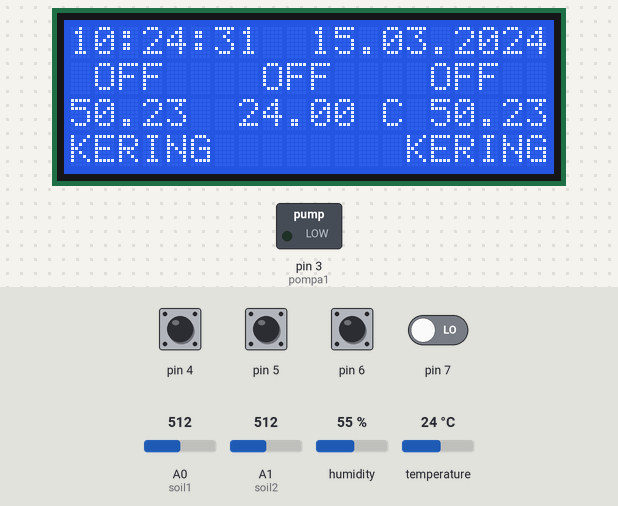
Simulated run of this sketch. Board: Arduino Uno, built with avr-gcc and run on an emulated ATmega328P. On the bench: 20×4 character LCD, switched loads named in the sketch (green lamp = pin HIGH). The test bench sets the inputs (shaded band); at power-on: pin 4–6 HIGH, pin 7 LOW, A0 (soil1) = 512, A1 (soil2) = 512, humidity 55 %, temperature 24 °C. The local clock reads 2024-03-15 10:24:30 at power-on unless the sketch sets it; what the sketch prints to the serial monitor is not drawn.

Above: at 1.3 s.
1.4 s: pin 4 pulled LOW for 0.7 s
At 2.3 s:
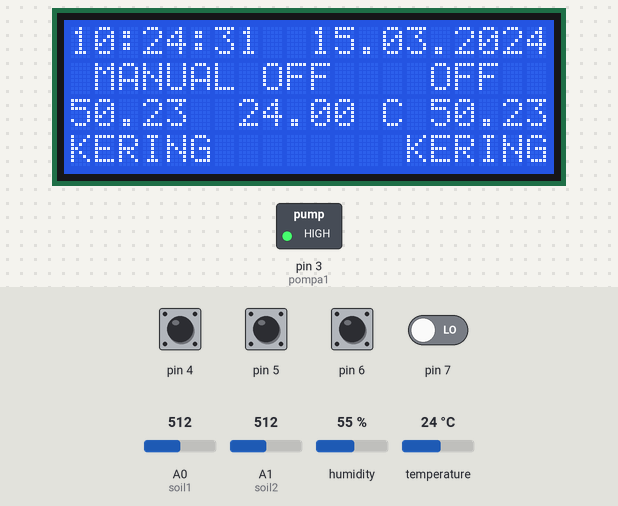
4.5 s: pin 5 pulled LOW for 0.7 s
At 5.2 s:
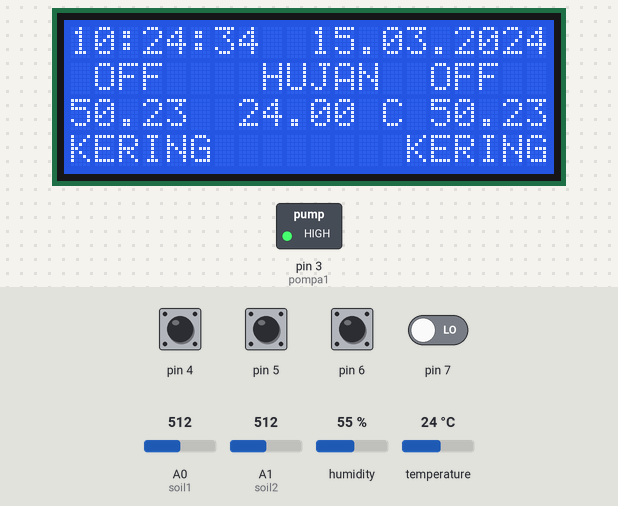
6.8 s: pin 6 pulled LOW for 0.7 s
At 7.6 s:
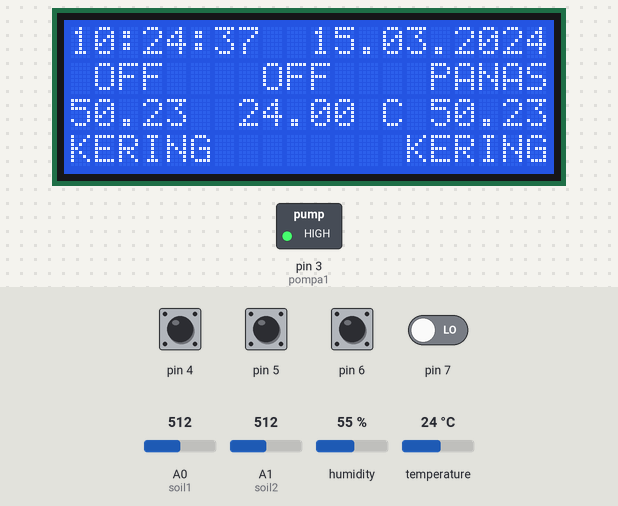
9.0 s: A0 (soil1) set to 90
At 10.9 s:
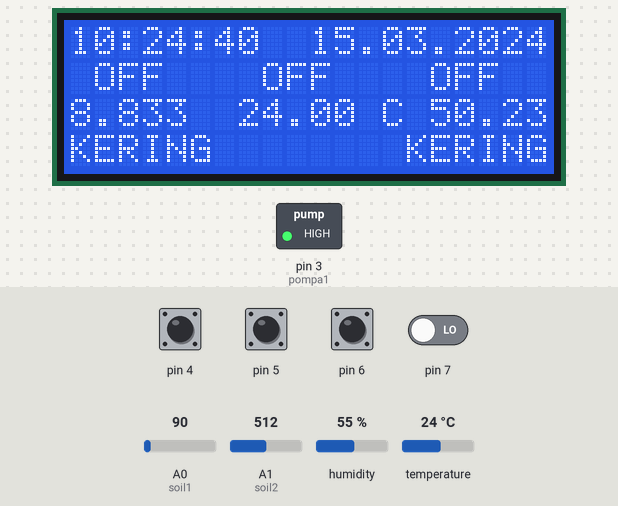
11.5 s: A0 (soil1) set to 77
At 14.7 s:
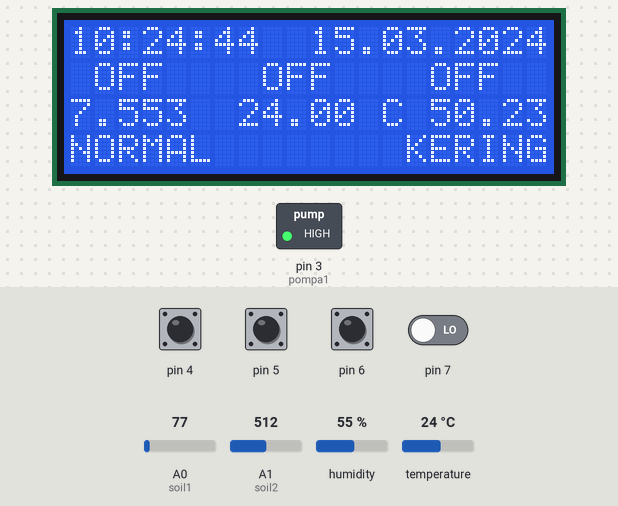
16.7 s: A1 (soil2) set to 89
At 19.1 s:
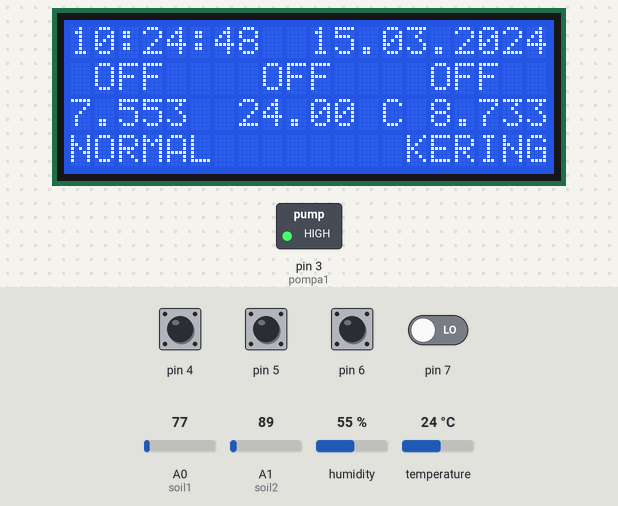
19.6 s: A1 (soil2) set to 75
Timing chart, 0 to 22.6 s (numbered marks = the images above; inputs shaded):
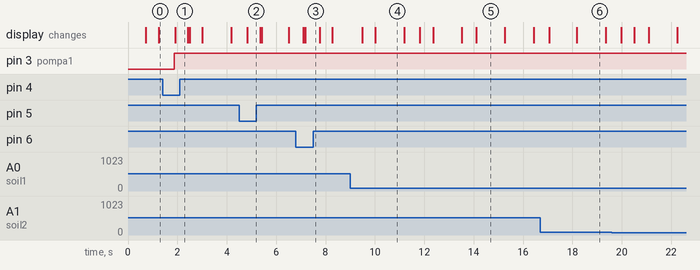

The sketch:

Simulasi1.ino
```cpp
/*
 * BISMILLAH PROGRAM MONITORING JAMUR IOT
/* Serial ESP to Arduino on:
   https://create.arduino.cc/projecthub/nidhi17agarwal/uart-communication-between-arduino-uno-and-esp32-1170d5
   Shcematic in web, using voltage divider for TX of Arduino, ground connected to both GND.
   Using generic code like other, just need to code the ESP using Arduino IDE, tutorial in link:
   https://www.electronicshub.org/esp32-arduino-ide/#:~:text=Type%20the%20code%20in%20Arduino,can%20see%20the%20LED%20Blinking.
*/
#include <Wire.h>
#include <LiquidCrystal_I2C.h>
LiquidCrystal_I2C lcd(0x27, 20, 4); // set the LCD address to 0x27 for a 16 chars and 2 line display
// Arduino Mega:
// DS3231:  SDA pin   -> Arduino Digital 20 (SDA) or the dedicated SDA pin
//          SCL pin   -> Arduino Digital 21 (SCL) or the dedicated SCL pin
#include <DS3231.h>
DS3231  rtc(SDA, SCL);
Time tt;
#include <Adafruit_Sensor.h>
#include <DHT.h>
#include "DHT.h"
#include <DHT_U.h>
#define pompa1  3 //Relay untuk Pompa

#define soil1  A0 // Pin Soil Humadity Sensor
#define soil2  A1 // Pin Soil Humadity Sensor


#define DHTPIN    2  // Pin digital DHT22
#define DHTTYPE   DHT22     // DHT 22 (AM2302)

DHT dht(DHTPIN, DHTTYPE);

uint32_t delayMS;

float soil1Val = 0;
float soil2Val = 0;
float h;
float t;
float f;
int encoder0Pos = 0;
int encoder0PinALast = LOW;
int nRE = LOW;
int nilaibutton1;
int nilaibutton2;
int nilaibutton3;
int nilaibutton4;

//jadwal penyemprotan, H0,M0,S0 hanya untuk uji coba
int H0 = 12;
int M0 = 0;
int S0 = 10;
int H1 = 7;
int M1 = 0;
int S1 = 0;
int H2 = 14;
int M2 = 0;
int S2 = 0;
int H3 = 17;
int M3 = 0;
int S3 = 0;

char P1[] = "07:00";
char P2[] = "14:00";
char P3[] = "17:00";

//Initial Alarm
int Am0 = 0;
int Am1 = 0;
int Am2 = 0;
int Am3 = 0;
int dlyB = 0;

void setup() {
  pinMode(pompa1, OUTPUT);
  pinMode(6, INPUT_PULLUP);
  pinMode(5, INPUT_PULLUP);
  pinMode(4, INPUT_PULLUP);
  digitalWrite(pompa1, LOW);
  // Setup Serial connection
  Serial.begin(9600);
  sensor_t sensor;
  delayMS = sensor.min_delay / 1000;
  dht.begin();
  // Initialize the rtc object
  rtc.begin();
  // Uncomment to set time
  /*
    rtc.setDOW(WEDNESDAY);     // Set Day-of-Week to DAYS
    rtc.setTime(16, 53, 0);     // Set the time exp: 12:00:00 (24hr format)
    rtc.setDate(18, 3, 2022);   // Set the date to Month, date, Year
  */
  //LCD Setup
  lcd.init();                      // initialize the lcd
  lcd.init();
  lcd.backlight();
}

//Pembacaan sensor DHT22
void dht22() {
  //Sensor DHT22
  // Reading temperature or humidity takes about 250 milliseconds!
  // Sensor readings may also be up to 2 seconds 'old' (its a very slow sensor)
  h = dht.readHumidity();
  // Read temperature as Celsius (the default)
  t = dht.readTemperature();
  // Read temperature as Fahrenheit (isFahrenheit = true)
  f = dht.readTemperature(true);
  // Check if any reads failed and exit early (to try again).
  if (isnan(h) || isnan(t) || isnan(f)) {
    Serial.println(F("Failed to read from DHT sensor!"));
    return;
    // Compute heat index in Fahrenheit (the default)
    float hif = dht.computeHeatIndex(f, h);
    // Compute heat index in Celsius (isFahreheit = false)
    float hic = dht.computeHeatIndex(t, h, false);

    Serial.print(F("Humidity: "));
    Serial.print(h);
    Serial.print(F("%  Temperature: "));
    Serial.print(t);
    Serial.print(F("°C "));
    Serial.print(f);
    Serial.print(F("°F  Heat index: "));
    Serial.print(hic);
    Serial.print(F("°C "));
    Serial.print(hif);
    Serial.println(F("°F"));
  }

}

//Pembacaan Sensor Kelembaban TANAH
void sensorsoil() {
  soil1Val = analogRead(soil1) * 0.0981;
  soil2Val = analogRead(soil2) * 0.0981;
  //soil1Val = soil1Val / 100.0;
  //soil2Val = soil2Val / 100.0;
  if (soil1Val > 0) {
    Serial.print("Val. Sensor Soil 1: ");
    Serial.println(soil1Val);
  }
  if (soil2Val > 0) {
    Serial.print("Val. Sensor Soil 2: ");
    Serial.println(soil2Val);
  }
}

//Program Layar LCD
void layar() {
  //LCD Loop Jam
  lcd.setCursor(0, 0); //mulai dari 0,0
  lcd.print(rtc.getTimeStr());
  //Tanggal
  lcd.setCursor(10, 0);
  lcd.print(rtc.getDateStr());
  //Status Pemnyemptrotan
  /*
    lcd.setCursor(1,1);
    lcd.print(P1);
    lcd.setCursor(8,1);
    lcd.print(P2);
    lcd.setCursor(15,1);
    lcd.print(P3);
  */
  //Kelembaban & Suhu
  lcd.setCursor(0, 2);
  lcd.print(soil1Val);
  lcd.setCursor(7, 2);
  lcd.print(t);
  lcd.setCursor(12, 2);
  lcd.print(F(" C"));
  lcd.setCursor(15, 2);
  lcd.print(soil2Val);
  /*
    lcd.setCursor(0,3);
    lcd.print("B/N/K");
    //ganti status sesuai kalkulasi
    lcd.setCursor(15,3);
    lcd.print("B/N/K");
    //ganti status sesuai kalkulasi
  */

  //Sensor 1
  if (soil1Val >= 8)
  {
    lcd.setCursor(0, 3);
    lcd.print("KERING");
  }

  if (soil1Val < 8 && soil1Val > 4)
  {
    lcd.setCursor(0, 3);
    lcd.print("NORMAL");
  }

  if (soil1Val < 4)
  {
    lcd.setCursor(0, 3);
    lcd.print("BASAH ");
  }

  //Sensor 2
  if (soil2Val >= 8)
  {
    lcd.setCursor(14, 3);
    lcd.print("KERING");
  }

  if (soil2Val < 8 && soil1Val > 4)
  {
    lcd.setCursor(14, 3);
    lcd.print("NORMAL");
  }

  if (soil2Val < 4)
  {
    lcd.setCursor(14, 3);
    lcd.print("BASAH ");
  }
}

//Scanning Push Button Untuk Tombol Mode
void scan() {
  nilaibutton1 = digitalRead(4);  // read input value
  nilaibutton2 = digitalRead(5);  // read input value
  nilaibutton3 = digitalRead(6);  // read input value

  if (nilaibutton1 == 1) {
    Serial.println("Mode Manual Off");
    lcd.setCursor(1, 1);
    lcd.print("OFF   ");
  }
  if (nilaibutton1 == 0) {
    manual(); // Memanggil Mode Manual
    Serial.println("Mode Manual On");
    lcd.setCursor(1, 1);
    lcd.print("MANUAL");
  }
  if (nilaibutton2 == 1) {
    Serial.println("Mode Hujan Off");
    lcd.setCursor(8, 1);
    lcd.print("OFF  ");
  }
  if (nilaibutton2 == 0) {
    Serial.println("Mode Hujan On");
    lcd.setCursor(8, 1);
    lcd.print("HUJAN");
  }
  if (nilaibutton3 == 1) {
    Serial.println("Mode KEMARAU OFF");
    lcd.setCursor(15, 1);
    lcd.print("OFF  ");
  }
  if (nilaibutton3 == 0) {
    Serial.println("Mode KEMARAU ON");
    lcd.setCursor(15, 1);
    lcd.print("PANAS");
  }
  delay(500);


}

//Membuat Mode manual untuk dijalankan secara manual penyemprotan oleh Petani
void manual() {
  nilaibutton4 = digitalRead(7);  // read input value
  if (nilaibutton4 == 1) {
    digitalWrite(pompa1, LOW); //Pompa dimatikan secara manual oleh Petani
  }
  if (nilaibutton4 == 0) {
    digitalWrite(pompa1, HIGH); //Pompa dinyalakan secara manual oleh Petani
    Serial.println("Pompa Menyala Manual");
  }
}

// Program Looping Utama
void loop()
{
  scan(); //mode yang dipilih
  dht22();
  sensorsoil();
  layar();

  //RTC Program
  // Send Day-of-Week
  Serial.print(rtc.getDOWStr());
  Serial.print(" ");

  // Send date
  Serial.print(rtc.getDateStr());
  Serial.print(" -- ");

  // Send time
  Serial.println(rtc.getTimeStr());
  tt = rtc.getTime();


}

// Program Pompa Spray
void spray()
{
  digitalWrite(pompa1, LOW);
  delay(120000);

  digitalWrite(pompa1, HIGH);
}
```

Measured:
- the behaviour switches between 82 and 81 on A0 (soil1) (found by bisection; images 4 and 5)
- after the input at 1.4 s, pin 3 (pompa1): LOW → HIGH after 0.48 s; the display: changes after 0.52 s (image 1)
- after the input at 4.5 s, the display: changes after 0.34 s (image 2)
- after the input at 6.8 s, the display: first differs from a run without the input after 0.37 s (image 3)
- after the input at 11.5 s, the display: first changes after 0.32 s (image 5 shows a later state)
- what the display in image 4 shows lasts 1.2 s, from 10.0 s to 11.2 s
